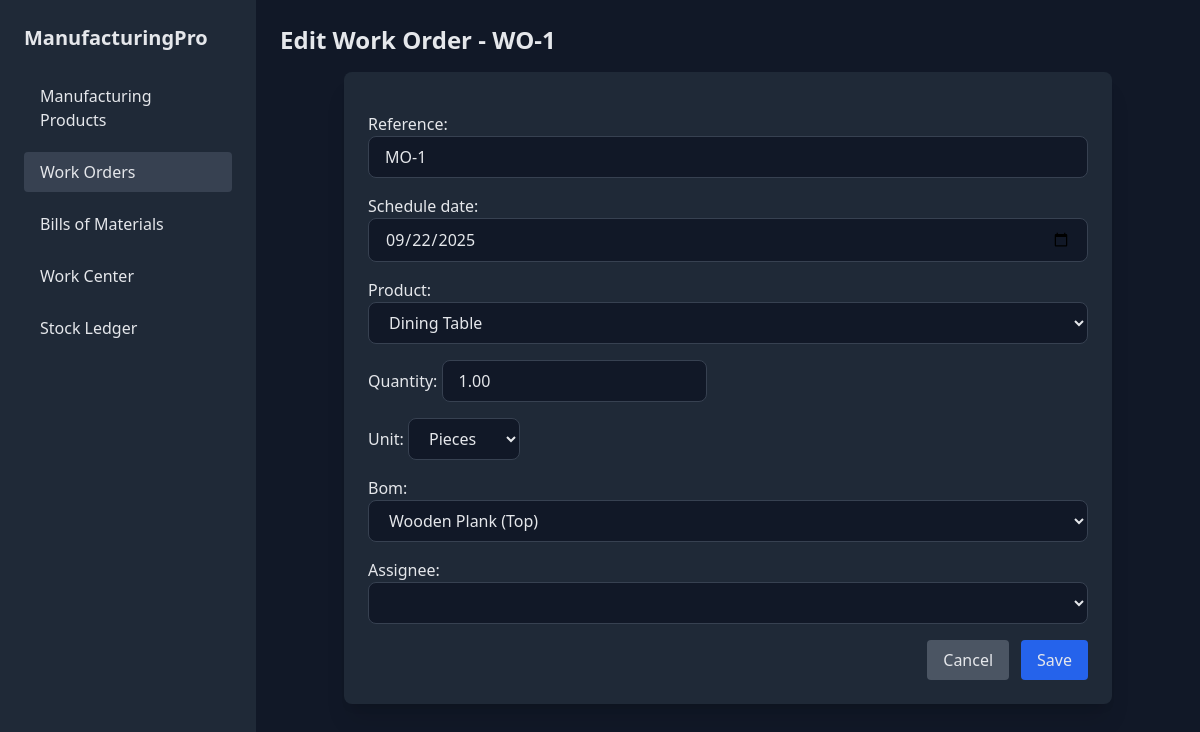
Page /work_order/1/edit/ on the committed database.
### myapp/models.py (models this page shows, shortened)
class ManufacturingOrder(models.Model):
    STATUS_CHOICES = [
        ('Draft', 'Draft'),
        ('Confirmed', 'Confirmed'),
        ('In-Progress', 'In-Progress'),
        ('To Close', 'To Close'),
        ('Done', 'Done'),
    ]
    reference = models.CharField(max_length=20, unique=True)
    schedule_date = models.DateField()
    product = models.ForeignKey(Product, on_delete=models.CASCADE, related_name='manufacturing_orders')
    assignee = models.CharField(max_length=100, blank=True, null=True)
    quantity = models.DecimalField(max_digits=10, decimal_places=2)
    unit = models.CharField(max_length=10, choices=Product.UNIT_CHOICES, default='Units')
    bom = models.ForeignKey(BillOfMaterials, on_delete=models.SET_NULL, null=True, blank=True)
    status = models.CharField(max_length=20, choices=STATUS_CHOICES, default='Draft')
    created_at = models.DateTimeField(auto_now_add=True)

### myapp/views.py (the view)
# urls.py: path('work_order/<int:pk>/edit/', views.edit_work_order, name='edit_work_order'),
def edit_work_order(request, pk):
    work_order = get_object_or_404(ManufacturingOrder, pk=pk)
    if request.method == 'POST':
        form = ManufacturingOrderForm(request.POST, instance=work_order)
        if form.is_valid():
            form.save()
            return redirect('work_products')  # or wherever you want
    else:
        form = ManufacturingOrderForm(instance=work_order)
    return render(request, 'edit_work_order.html', {'form': form, 'work_order': work_order})

### myapp/models.py (called while the page is built)
    def __str__(self):
        return self.name

    def __str__(self):
        return self.name

### templates/edit_work_order.html (shortened to what this page needs)
{% load static %}
<!DOCTYPE html>
<html lang="en">
<head>
  <script src="https://cdn.tailwindcss.com"></script>
</head>
<body class="bg-gray-900 text-gray-200 flex">
  <div class="w-64 bg-gray-800 min-h-screen p-6 space-y-6">
    <h1 class="text-xl font-bold mb-6">ManufacturingPro</h1>
    <ul class="space-y-3">
      <li><a href="{% url 'work_order_analysis' %}" class="block px-4 py-2 rounded hover:bg-gray-700">Manufacturing Products</a></li>
      <li><a href="{% url 'work_products' %}" class="block px-4 py-2 rounded bg-gray-700">Work Orders</a></li>
      <li><a href="{% url 'bills_of_materials' %}" class="block px-4 py-2 rounded hover:bg-gray-700">Bills of Materials</a></li>
      <li><a href="{% url 'work_center' %}" class="block px-4 py-2 rounded hover:bg-gray-700">Work Center</a></li>
      <li><a href="{% url 'stock_ledger' %}" class="block px-4 py-2 rounded hover:bg-gray-700">Stock Ledger</a></li>
    </ul>
  </div>
  <div class="flex-1 p-6">
    <h1 class="text-2xl font-bold mb-4">Edit Work Order - WO-{{ work_order.id }}</h1>
    <div class="bg-gray-800 p-6 rounded-lg shadow-xl max-w-3xl mx-auto">
      <form method="post" class="space-y-4">
        {{ form.as_p }}
        <div class="flex justify-end gap-3 mt-4">
          <a href="{% url 'view_work_order' work_order.id %}" class="bg-gray-600 px-4 py-2 rounded hover:bg-gray-700">Cancel</a>
          <button type="submit" class="bg-blue-600 px-4 py-2 rounded hover:bg-blue-700">Save</button>
        </div>
      </form>
    </div>
  </div>
</body>
</html>

### rows in the picture
ManufacturingOrder: id "1", reference "MO-1", schedule_date "09/22/2025", product "Dining Table", quantity "1.00", unit "Pieces", bom "Wooden Plank (Top)"
